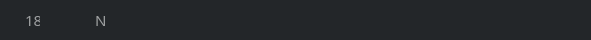
    <widget class="QGroupBox" name="RFIDgroupBox2_17">
     <property name="geometry">
      <rect>
       <x>6</x>
       <y>846</y>
       <width>591</width>
       <height>40</height>
      </rect>
     </property>
     <property name="styleSheet">
      <string notr="true">background-color: rgb(35, 38, 41);
border: 1px solid rgb(35, 38, 41);
border-radius: 17px</string>
     </property>
     <property name="title">
      <string/>
     </property>
     <widget class="QLabel" name="Rfidshno10_13">
      <property name="geometry">
       <rect>
        <x>20</x>
        <y>12</y>
        <width>21</width>
        <height>16</height>
       </rect>
      </property>
      <property name="font">
       <font>
        <family>AppleSDGothicNeoB00</family>
        <pointsize>11</pointsize>
        <weight>50</weight>
        <bold>false</bold>
       </font>
      </property>
      <property name="styleSheet">
       <string notr="true">color: rgb(159, 161, 162);</string>
      </property>
      <property name="text">
       <string>18</string>
      </property>
     </widget>
     <widget class="QLabel" name="RFIDaidm18">
      <property name="geometry">
       <rect>
        <x>90</x>
        <y>12</y>
        <width>41</width>
        <height>16</height>
       </rect>
      </property>
      <property name="font">
       <font>
        <family>AppleSDGothicNeoB00</family>
        <pointsize>11</pointsize>
        <weight>50</weight>
        <bold>false</bold>
       </font>
      </property>
      <property name="styleSheet">
       <string notr="true">color: rgb(159, 161, 162);</string>
      </property>
      <property name="text">
       <string>N</string>
      </property>
     </widget>
     <widget class="QLabel" name="M18IPlb">
      <property name="geometry">
       <rect>
        <x>290</x>
        <y>12</y>
        <width>121</width>
        <height>20</height>
       </rect>
      </property>
      <property name="font">
       <font>
        <family>AppleSDGothicNeoB00</family>
        <pointsize>11</pointsize>
        <weight>50</weight>
        <bold>false</bold>
       </font>
      </property>
      <property name="styleSheet">
       <string notr="true">color: rgb(159, 161, 162);</string>
      </property>
      <property name="text">
       <string/>
      </property>
     </widget>
     <widget class="QLabel" name="RFIDnote18">
      <property name="geometry">
       <rect>
        <x>410</x>
        <y>12</y>
        <width>151</width>
        <height>20</height>
       </rect>
      </property>
      <property name="font">
       <font>
        <family>AppleSDGothicNeoB00</family>
        <pointsize>11</pointsize>
        <weight>50</weight>
        <bold>false</bold>
       </font>
      </property>
      <property name="styleSheet">
       <string notr="true">color: rgb(159, 161, 162);</string>
      </property>
      <property name="text">
       <string/>
      </property>
     </widget>
     <widget class="QLabel" name="StateM18lb">
      <property name="geometry">
       <rect>
        <x>210</x>
        <y>10</y>
        <width>31</width>
        <height>21</height>
       </rect>
      </property>
      <property name="text">
       <string/>
      </property>
     </widget>
    </widget>
